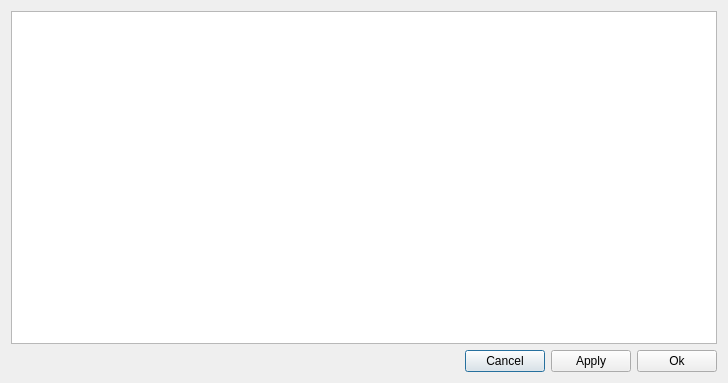
<?xml version="1.0" encoding="UTF-8"?>
<ui version="4.0">
 <class>dialog</class>
 <widget class="QDialog" name="dialog">
  <property name="geometry">
   <rect>
    <x>0</x>
    <y>0</y>
    <width>728</width>
    <height>383</height>
   </rect>
  </property>
  <property name="windowTitle">
   <string>SQL Query</string>
  </property>
  <layout class="QGridLayout" name="gridLayout">
   <item row="1" column="0">
    <layout class="QHBoxLayout" name="horizontalLayout">
     <item>
      <spacer name="horizontalSpacer">
       <property name="orientation">
        <enum>Qt::Horizontal</enum>
       </property>
       <property name="sizeHint" stdset="0">
        <size>
         <width>40</width>
         <height>20</height>
        </size>
       </property>
      </spacer>
     </item>
     <item>
      <widget class="QPushButton" name="BtnCancel">
       <property name="text">
        <string>Cancel</string>
       </property>
      </widget>
     </item>
     <item>
      <widget class="QPushButton" name="BtnApply">
       <property name="text">
        <string>Apply</string>
       </property>
      </widget>
     </item>
     <item>
      <widget class="QPushButton" name="BtnOk">
       <property name="text">
        <string>Ok</string>
       </property>
      </widget>
     </item>
    </layout>
   </item>
   <item row="0" column="0">
    <widget class="QPlainTextEdit" name="plainTextEdit"/>
   </item>
  </layout>
 </widget>
 <resources/>
 <connections/>
</ui>
